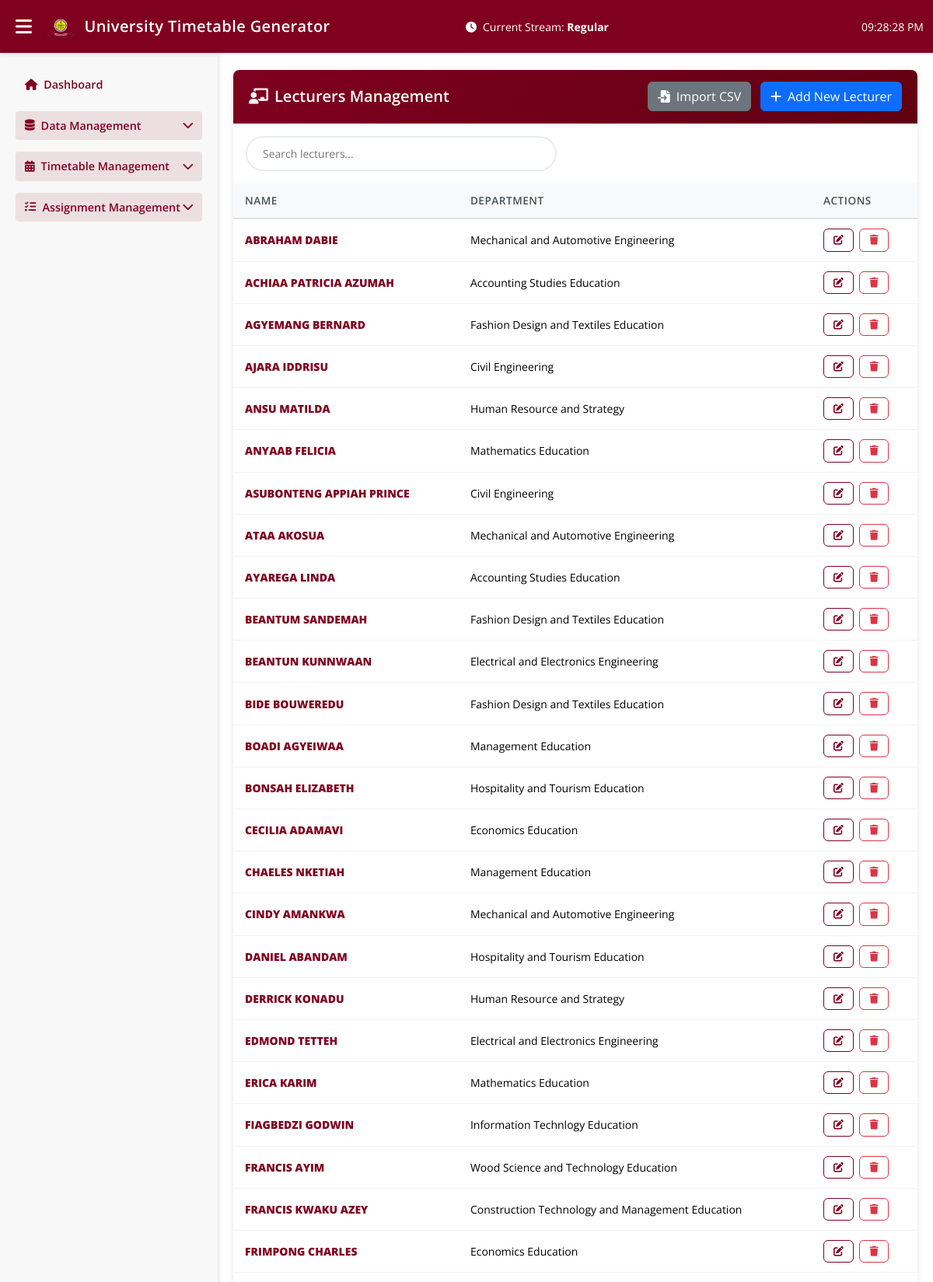
Page /lecturers.php (upper part) on the committed database.
### tables this page shows
CREATE TABLE `streams` (
  `id` int NOT NULL AUTO_INCREMENT,
  `name` varchar(50) NOT NULL,
  `code` varchar(20) NOT NULL,
  `description` text,
  `is_active` tinyint(1) DEFAULT '1',
  `created_at` timestamp NULL DEFAULT CURRENT_TIMESTAMP,
  `updated_at` timestamp NULL DEFAULT CURRENT_TIMESTAMP ON UPDATE CURRENT_TIMESTAMP,
  PRIMARY KEY (`id`),
  UNIQUE KEY `name` (`name`),
  UNIQUE KEY `code` (`code`)
);

CREATE TABLE `lecturers` (
  `id` int NOT NULL AUTO_INCREMENT,
  `department_id` int NOT NULL,
  `name` varchar(100) NOT NULL,
  `email` varchar(100) DEFAULT NULL,
  `phone` varchar(20) DEFAULT NULL,
  `rank` varchar(50) DEFAULT NULL,
  `is_active` tinyint(1) DEFAULT '1',
  `created_at` timestamp NULL DEFAULT CURRENT_TIMESTAMP,
  `updated_at` timestamp NULL DEFAULT CURRENT_TIMESTAMP ON UPDATE CURRENT_TIMESTAMP,
  PRIMARY KEY (`id`),
  UNIQUE KEY `email` (`email`),
  KEY `department_id` (`department_id`),
  CONSTRAINT `lecturers_ibfk_1` FOREIGN KEY (`department_id`) REFERENCES `departments` (`id`) ON DELETE CASCADE
);

CREATE TABLE `departments` (
  `id` int NOT NULL AUTO_INCREMENT,
  `name` varchar(100) NOT NULL,
  `code` varchar(20) NOT NULL,
  `short_name` varchar(10) DEFAULT NULL,
  `head_of_department` varchar(100) DEFAULT NULL,
  `is_active` tinyint(1) DEFAULT '1',
  `created_at` timestamp NULL DEFAULT CURRENT_TIMESTAMP,
  `updated_at` timestamp NULL DEFAULT CURRENT_TIMESTAMP ON UPDATE CURRENT_TIMESTAMP,
  PRIMARY KEY (`id`),
  UNIQUE KEY `code` (`code`)
);

### lecturers.php (the view, shortened to what this page needs)
<?php
include 'connect.php';
include 'includes/header.php';
include 'includes/sidebar.php';
$sql = "SELECT l.*, d.name as department_name
        FROM lecturers l
        LEFT JOIN departments d ON l.department_id = d.id
        WHERE l.is_active = 1
        ORDER BY l.name";
$result = $conn->query($sql);
?>
<div class="main-content" id="mainContent">
    <div class="table-container">
        <div class="table-header d-flex justify-content-between align-items-center">
            <h4><i class="fas fa-chalkboard-teacher me-2"></i>Lecturers Management</h4>
            <div>
                <button class="btn btn-secondary me-2" data-bs-toggle="modal" data-bs-target="#importLecturerModal">
                    <i class="fas fa-file-import me-2"></i>Import CSV
                </button>
                <button class="btn btn-primary" data-bs-toggle="modal" data-bs-target="#addLecturerModal">
                    <i class="fas fa-plus me-2"></i>Add New Lecturer
                </button>
            </div>
        </div>
        <div class="search-container m-3">
            <input type="text" class="search-input" placeholder="Search lecturers...">
        </div>
        <div class="table-responsive">
            <table class="table" id="lecturersTable">
                <thead>
                    <tr>
                        <th>Name</th>
                        <th>Department</th>
                        <th>Actions</th>
                    </tr>
                </thead>
                <tbody>
                    <?php if ($result && $result->num_rows > 0): ?>
                        <?php while ($row = $result->fetch_assoc()): ?>
                            <tr>
                                <td><strong><?php echo htmlspecialchars($row['name']); ?></strong></td>
                                <td><?php echo htmlspecialchars($row['department_name'] ?? 'N/A'); ?></td>
                                <td>
                                    <button class="btn btn-sm btn-outline-primary me-1" onclick="editLecturer(<?php echo $row['id']; ?>, '<?php echo htmlspecialchars(addslashes($row['name'])); ?>', <?php echo (int)$row['department_id']; ?>, <?php echo $row['is_active']; ?>)">
                                        <i class="fas fa-edit"></i>
                                    </button>
                                    <form method="POST" style="display: inline;" onsubmit="return confirm('Are you sure you want to delete this lecturer?')">
                                        <button type="submit" class="btn btn-sm btn-outline-danger">
                                            <i class="fas fa-trash"></i>
                                        </button>
                                    </form>
                                </td>
                            </tr>
                        <?php endwhile; ?>
                    <?php endif; ?>
                </tbody>
            </table>
        </div>
    </div>
</div>

### includes/header.php (shortened to what this page needs)
<?php
$active_stream = $active_stream ?? $_SESSION['active_stream'] ?? $_SESSION['stream_id'] ?? 1;
if (!isset($streams) || !is_array($streams) || empty($streams)) {
    $streams = [];
    if (isset($conn) && $conn) {
        $result = $conn->query("SELECT id, name FROM streams WHERE is_active = 1 ORDER BY id ASC");
        if ($result) {
            while ($row = $result->fetch_assoc()) {
                $streams[] = $row;
            }
        }
    }
}
if (!isset($current_stream_name) || $current_stream_name === '') {
    $current_stream_name = '';
    foreach ($streams as $s) {
        if ($s['id'] == $active_stream) {
            $current_stream_name = $s['name'];
            break;
        }
    }
}
?>
<!DOCTYPE html>
<html lang="en">
<head>
  <link href="https://cdnjs.cloudflare.com/ajax/libs/bootstrap/5.3.2/css/bootstrap.min.css" rel="stylesheet" />
  <link href="https://cdnjs.cloudflare.com/ajax/libs/font-awesome/6.0.0/css/all.min.css" rel="stylesheet" />
</head>
<body>
  <nav class="navbar navbar-dark">
    <div class="container-fluid">
      <button id="sidebarToggle"><i class="fas fa-bars"></i></button>
      <a class="navbar-brand text-white" href="#">
        <img src="images/aamustedLog.png" alt="AAMUSTED Logo">University Timetable Generator
      </a>
      <div class="mx-auto text-white" id="currentStream">
        <i class="fas fa-clock me-2"></i>Current Stream:
        <span class="me-2"><strong><?= htmlspecialchars($current_stream_name) ?></strong></span>
      </div>
      <div class="ms-auto text-white" id="currentTime"></div>
    </div>
  </nav>

### includes/header.php (style rules this page uses)
:root { --primary-color: #800020; --hover-color: #600010; --accent-color: #FFD700; --bg-color: #ffffff; --sidebar-bg: #f8f8f8; --footer-bg: #800020; }
body { font-family: 'Open Sans', sans-serif; background-color: var(--bg-color); margin: 0; padding-top: 70px; overflow: auto; font-size: 14px; }
.navbar { background-color: var(--primary-color); position: fixed; top: 0; width: 100%; z-index: 1050; box-shadow: 0 2px 4px rgba(0,0,0,0.1); }
.navbar-brand { font-weight: 600; font-size: 1.25rem; display: flex; align-items: center; letter-spacing: 0.4px; }
.navbar-brand img { height: 32px; margin-right: 10px; }
#sidebarToggle { border: none; background: transparent; color: #fff; font-size: 1.5rem; margin-right: 10px; cursor: pointer; padding: 8px; border-radius: 4px; transition: all 0.2s ease; }
.main-content { transition: margin-left 0.3s ease; margin-left: 280px; padding: 20px; height: calc(100vh - 70px); overflow: auto; }
.table-container { background: #fff; border-radius: 8px; box-shadow: 0 2px 8px rgba(0,0,0,0.1); overflow: hidden; }
.table-header { background: linear-gradient(135deg, var(--primary-color), var(--hover-color)); color: white; padding: 15px 20px; border-bottom: 1px solid rgba(255,255,255,0.1); }
.table-header h4 { margin: 0; font-weight: 600; font-size: 1.25rem; }
.table-responsive { border-radius: 0 0 8px 8px; }
.table { margin-bottom: 0; border: none; }
.table thead th { background: #f8f9fa; border: none; padding: 12px 15px; font-weight: 600; color: #495057; text-transform: uppercase; font-size: 0.85rem; letter-spacing: 0.5px; border-bottom: 2px solid #dee2e6; }
.table tbody tr { border-bottom: 1px solid #f1f3f4; transition: all 0.2s ease; }
.table tbody td { padding: 12px 15px; vertical-align: middle; border: none; }
.table tbody td:first-child { font-weight: 600; color: var(--primary-color); }
.btn-sm { padding: 4px 12px; font-size: 0.8rem; border-radius: 6px; }
.btn-outline-primary { border-color: var(--primary-color); color: var(--primary-color); }
.btn-outline-danger { border-color: #dc3545; color: #dc3545; }
.search-container { margin-bottom: 20px; }
.search-input { border: 2px solid #e9ecef; border-radius: 25px; padding: 10px 20px; width: 100%; max-width: 400px; transition: all 0.3s ease; }
:root { --theme-red: #800020; --theme-gold: #B8860B; --theme-green: #2E7D32; }

### rows in the picture
streams: name "Regular"
lecturers: name "ABRAHAM DABIE", department.name "Mechanical and Automotive Engineering"
lecturers: name "ACHIAA PATRICIA AZUMAH", department.name "Accounting Studies Education"
lecturers: name "AGYEMANG BERNARD", department.name "Fashion Design and Textiles Education"
lecturers: name "AJARA IDDRISU", department.name "Civil Engineering"
lecturers: name "ANSU MATILDA", department.name "Human Resource and Strategy"
lecturers: name "ANYAAB FELICIA", department.name "Mathematics Education"
lecturers: name "ASUBONTENG APPIAH PRINCE", department.name "Civil Engineering"
lecturers: name "ATAA AKOSUA", department.name "Mechanical and Automotive Engineering"
lecturers: name "AYAREGA LINDA", department.name "Accounting Studies Education"
lecturers: name "BEANTUM SANDEMAH", department.name "Fashion Design and Textiles Education"
lecturers: name "BEANTUN KUNNWAAN", department.name "Electrical and Electronics Engineering"
lecturers: name "BIDE BOUWEREDU", department.name "Fashion Design and Textiles Education"
lecturers: name "BOADI AGYEIWAA", department.name "Management Education"
lecturers: name "BONSAH ELIZABETH", department.name "Hospitality and Tourism Education"
lecturers: name "CECILIA ADAMAVI", department.name "Economics Education"
lecturers: name "CHAELES NKETIAH", department.name "Management Education"
lecturers: name "CINDY AMANKWA", department.name "Mechanical and Automotive Engineering"
lecturers: name "DANIEL ABANDAM", department.name "Hospitality and Tourism Education"
lecturers: name "DERRICK KONADU", department.name "Human Resource and Strategy"
lecturers: name "EDMOND TETTEH", department.name "Electrical and Electronics Engineering"
lecturers: name "ERICA KARIM", department.name "Mathematics Education"
lecturers: name "FIAGBEDZI GODWIN", department.name "Information Technlogy Education"
lecturers: name "FRANCIS AYIM", department.name "Wood Science and Technology Education"
lecturers: name "FRANCIS KWAKU AZEY", department.name "Construction Technology and Management Education"
lecturers: name "FRIMPONG CHARLES", department.name "Economics Education"
